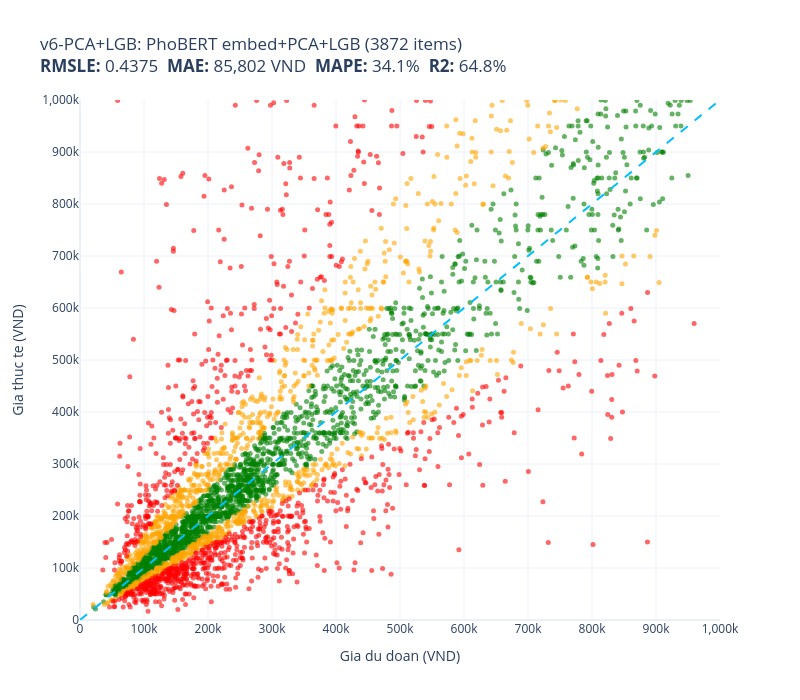
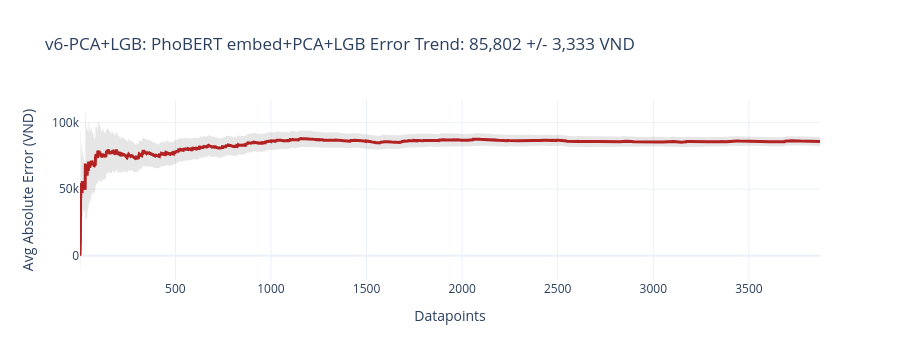

The notebook cell saved with these charts, in order:
### Code cell
# Phase 3: Evaluate
pred_lgb_val = np.clip(np.expm1(lgb_v6.predict(X_pca_val)), 0, None)
pred_lgb_test = np.clip(np.expm1(lgb_v6.predict(X_pca_test)), 0, None)
ALL_PREDS_VAL["v6-PCA+LGB"] = pred_lgb_val
ALL_PREDS_TEST["v6-PCA+LGB"] = pred_lgb_test

evaluate_and_store(test_prices, pred_lgb_test, "v6-PCA+LGB: PhoBERT embed+PCA+LGB", test_names)


# ============================================================
# PHASE 4: FRONTIER LLM ZERO-SHOT (200 items)
# ============================================================

### Figure 1 — Plotly figure (JSON) as saved in the notebook; plotly's stock layout.template omitted (floating-point values rounded to 4 significant figures; data arrays with more than 128 entries replaced by an {"elided": "..."} marker saying what was removed)
{"data": [{"customdata": {"elided": "1826x1 str values"}, "hovertemplate": "%{customdata[0]}<extra></extra>", "marker": {"color": "green", "opacity": 0.6, "size": 5}, "mode": "markers", "name": "green", "type": "scatter", "x": {"elided": "1826 float values"}, "y": {"elided": "1826 float values"}}, {"customdata": {"elided": "995x1 str values"}, "hovertemplate": "%{customdata[0]}<extra></extra>", "marker": {"color": "orange", "opacity": 0.6, "size": 5}, "mode": "markers", "name": "orange", "type": "scatter", "x": {"elided": "995 float values"}, "y": {"elided": "995 float values"}}, {"customdata": {"elided": "1051x1 str values"}, "hovertemplate": "%{customdata[0]}<extra></extra>", "marker": {"color": "red", "opacity": 0.6, "size": 5}, "mode": "markers", "name": "red", "type": "scatter", "x": {"elided": "1051 float values"}, "y": {"elided": "1051 float values"}}, {"hoverinfo": "skip", "line": {"color": "deepskyblue", "dash": "dash", "width": 2}, "mode": "lines", "name": "y=x", "showlegend": false, "type": "scatter", "x": [0, 1000000], "y": [0, 1000000]}], "layout": {"height": 700, "showlegend": false, "title": {"text": "v6-PCA+LGB: PhoBERT embed+PCA+LGB (3872 items)<br><b>RMSLE:</b> 0.4375  <b>MAE:</b> 85,802 VND  <b>MAPE:</b> 34.1%  <b>R2:</b> 64.8%"}, "width": 800, "xaxis": {"range": [0, 1000000], "ticktext": ["0", "100k", "200k", "300k", "400k", "500k", "600k", "700k", "800k", "900k", "1,000k"], "tickvals": [0, 100000, 200000, 300000, 400000, 500000, 600000, 700000, 800000, 900000, 1000000], "title": {"text": "Gia du doan (VND)"}}, "yaxis": {"range": [0, 1000000], "ticktext": ["0", "100k", "200k", "300k", "400k", "500k", "600k", "700k", "800k", "900k", "1,000k"], "tickvals": [0, 100000, 200000, 300000, 400000, 500000, 600000, 700000, 800000, 900000, 1000000], "title": {"text": "Gia thuc te (VND)"}}}}

### Figure 2 — Plotly figure (JSON) as saved in the notebook; plotly's stock layout.template omitted (floating-point values rounded to 4 significant figures; data arrays with more than 128 entries replaced by an {"elided": "..."} marker saying what was removed)
{"data": [{"fill": "toself", "fillcolor": "rgba(128,128,128,0.2)", "hoverinfo": "skip", "line": {"color": "rgba(255,255,255,0)"}, "showlegend": false, "type": "scatter", "x": {"elided": "7744 int values"}, "y": {"elided": "7744 float values"}}, {"line": {"color": "firebrick", "width": 3}, "mode": "lines", "name": "Cumulative Avg Error", "type": "scatter", "x": {"elided": "3872 int values"}, "y": {"elided": "3872 float values"}}], "layout": {"height": 360, "showlegend": false, "title": {"text": "v6-PCA+LGB: PhoBERT embed+PCA+LGB Error Trend: 85,802 +/- 3,333 VND"}, "width": 900, "xaxis": {"title": {"text": "Datapoints"}}, "yaxis": {"ticktext": ["0", "50k", "100k", "150k"], "tickvals": [0, 50000, 100000, 150000], "title": {"text": "Avg Absolute Error (VND)"}}}}
